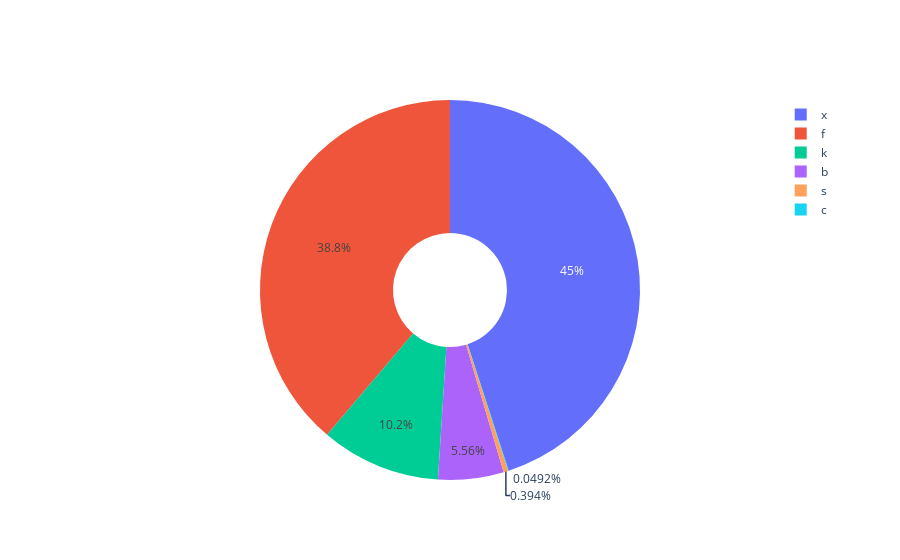

Notebook code cell kept with this figure:
### Code cell
import plotly.graph_objects as go

capshape = dict(data["cap-shape"].value_counts())

labels = list(capshape.keys())
values = list(capshape.values())

# Use `hole` to create a donut-like pie chart
fig = go.Figure(data=[go.Pie(labels=labels, values=values, hole=.3)])
fig.show()

### Figure 1 — Plotly figure (JSON) as saved in the notebook; plotly's stock layout.template omitted (floating-point values rounded to 4 significant figures)
{"data": [{"hole": 0.3, "labels": ["x", "f", "k", "b", "s", "c"], "type": "pie", "values": [3656, 3152, 828, 452, 32, 4]}], "layout": {}}
